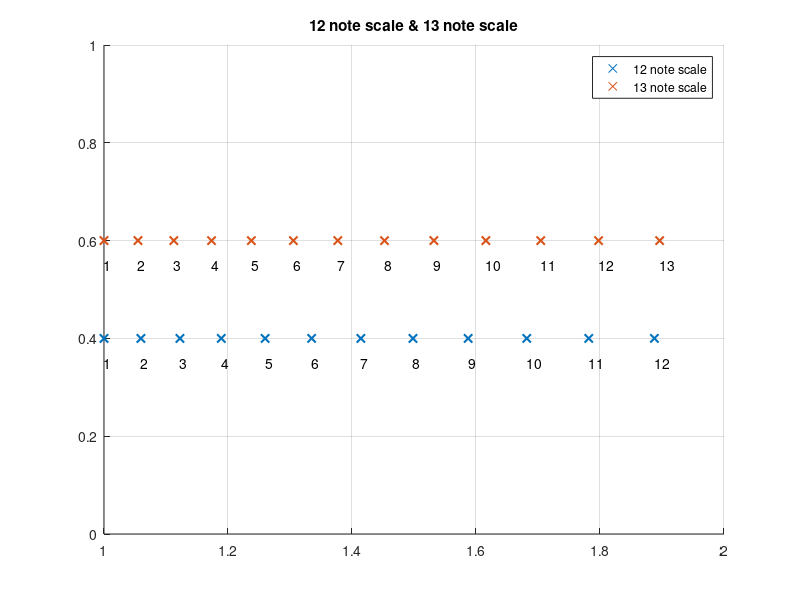

This chart was generated by the following MATLAB code:
clear all, close all, clc
original = 2.^((0:11)/12);

N = 13;
custom = 2.^((0:N-1)/N);

%% Plot custom note scale and original note scale
figure(1)
grid on
hold on
scatter(original, 0.4 * ones(1,12), 'x', 'LineWidth', 1.5)
scatter(custom, 0.6*ones(1,N), 'x', 'LineWidth', 1.5)
axis([1 2 0 1])
title(sprintf('12 note scale & %d note scale', N))
legend('12 note scale', sprintf('%d note scale', N))
for k = 1:12
    text(original(k), 0.35, int2str(k))
end
for k = 1:N
    text(custom(k), 0.55, int2str(k))
end

%% Test the custom note scale
F0 = 440; % Reference frequency

Fs = 8192;
Ts = 1/Fs;
t = 0:Ts:0.5-Ts; % Play the note for 0.5 seconds

for k=0:N
    f = F0 * 2^(k/N);
    x = cos(2*pi*f*t);
    sound(x, 1/Ts)
    pause(0.75)
end